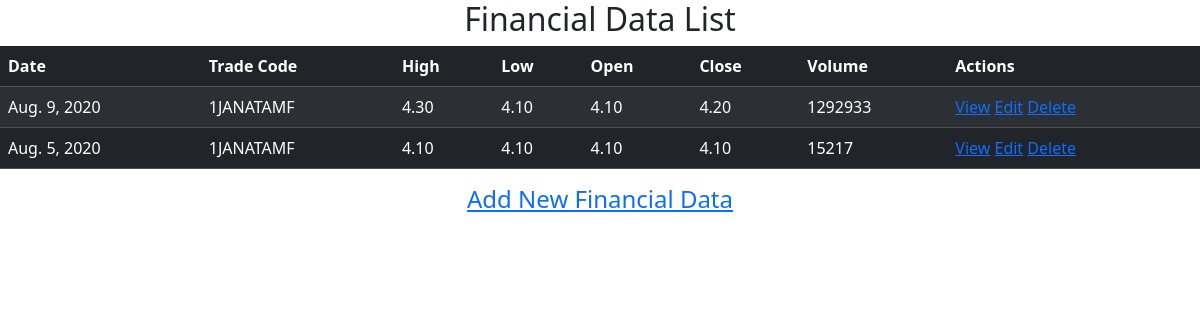
The page / on the database its author committed.
### myapp/models.py (models this page shows, shortened)
class FinancialData(models.Model):
    date = models.DateField()
    trade_code = models.CharField(max_length=10)
    high = models.DecimalField(max_digits=10, decimal_places=2)
    low = models.DecimalField(max_digits=10, decimal_places=2)
    open_price = models.DecimalField(max_digits=10, decimal_places=2)
    close_price = models.DecimalField(max_digits=10, decimal_places=2)
    volume = models.IntegerField()

### myapp/views.py (the view)
# urls.py: path('', views.financial_data_list, name='financial_data_list'),
def financial_data_list(request):
    financial_data = FinancialData.objects.all()
    return render(request, 'myapp/financial_data_list.html', {'financial_data': financial_data})

### myapp/templates/myapp/financial_data_list.html
{% extends 'base.html' %}
{% block content %}
  <h2 style="text-align:center;">Financial Data List</h2>
  <table class="table table-dark table-striped">
    <thead>
      <tr>
        <th >Date</th>
        <th scope="col">Trade Code</th>
        <th scope="col">High</th>
        <th scope="col">Low</th>
        <th scope="col">Open</th>
        <th scope="col">Close</th>
        <th scope="col">Volume</th>
        <th scope="col">Actions</th>
      </tr>
    </thead>
    <tbody>
      {% for data in financial_data %}
        <tr >
          <td >{{ data.date }}</td>
          <td >{{ data.trade_code }}</td>
          <td >{{ data.high }}</td>
          <td >{{ data.low }}</td>
          <td >{{ data.open_price }}</td>
          <td >{{ data.close_price }}</td>
          <td >{{ data.volume }}</td>
          <td>
            <a href="{% url 'financial_data_detail' pk=data.pk %}">View</a>
            <a href="{% url 'financial_data_edit' pk=data.pk %}">Edit</a>
            <a href="{% url 'financial_data_delete' pk=data.pk %}">Delete</a>
          </td>
        </tr>
      {% endfor %}
    </tbody>
  </table>
  <a href="{% url 'financial_data_new' %}"><h4 style="text-align:center;">Add New Financial Data</h1></a>
{% endblock %}

### templates/base.html (shortened to what this page needs)
<!DOCTYPE html>
<html lang="en">
<head>
    <link href="https://cdn.jsdelivr.net/npm/bootstrap@5.3.2/dist/css/bootstrap.min.css" rel="stylesheet">
</head>
<body>
    {% block content %}{% endblock %}
</body>
</html>

### rows shown on the page
FinancialData: date "Aug. 9, 2020", trade_code "1JANATAMF", high "4.30", low "4.10", open_price "4.10", close_price "4.20", volume "1292933"
FinancialData: date "Aug. 5, 2020", trade_code "1JANATAMF", high "4.10", low "4.10", open_price "4.10", close_price "4.10", volume "15217"
